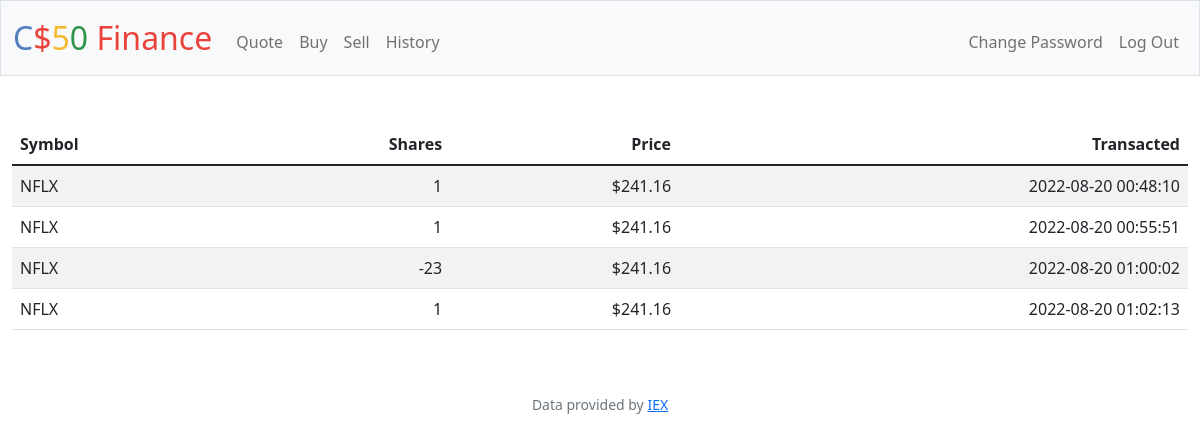
Screenshot of /history (signed in) with the database file from the repository.
### tables this page shows
CREATE TABLE 'buy' ('buy_id' integer PRIMARY KEY AUTOINCREMENT NOT NULL, 'user_id' INTEGER, 'symbol'  text NOT NULL  , 'price'  real NOT NULL  , 'shares'  integer NOT NULL  ,'transacted' datetime NOT NULL  , 'name' text);

### app.py (the view)
@app.route("/history")
@login_required
def history():
    user_id = session["user_id"] # Get users session id
    transactions = db.execute("SELECT symbol, shares, price, transacted FROM buy WHERE user_id = ?", user_id)
    return render_template("history.html", history = transactions)

### app.py (called while the page is built)
@app.after_request
def after_request(response):
    response.headers["Cache-Control"] = "no-cache, no-store, must-revalidate"
    response.headers["Expires"] = 0
    response.headers["Pragma"] = "no-cache"
    return response

### helpers.py (called while the page is built)
def login_required(f):
    @wraps(f)
    def decorated_function(*args, **kwargs):
        if session.get("user_id") is None:
            return redirect("/login")
        return f(*args, **kwargs)
    return decorated_function

### templates/history.html (shortened to what this page needs)
{% extends "layout.html" %}
{% block main %}
<table class="table table-striped" id="table">
    <thead>
        <tr>
            <th class="text-start">Symbol</th>
            <th class="text-end">Shares</th>
            <th class="text-end">Price</th>
            <th class="text-end">Transacted</th>
        </tr>
    </thead>
    <tbody>
        {% for row in history %}
            <tr>
                <td class="text-start">{{ row["symbol"] }}</td>
                <td class="text-end">{{ row["shares"] }}</td>
                <td class="text-end">{{ "${:,.2f}".format(row["price"]) }}</td>
                <td class="text-end">{{ row["transacted"] }}</td>
            </tr>
        {% endfor %}
    </tbody>
</table>
{% endblock %}

### rows the page displays
buy: symbol "NFLX", shares "1", price "$241.16", transacted "2022-08-20 00:48:10"
buy: symbol "NFLX", shares "1", price "$241.16", transacted "2022-08-20 00:55:51"
buy: symbol "NFLX", shares "-23", price "$241.16", transacted "2022-08-20 01:00:02"
buy: symbol "NFLX", shares "1", price "$241.16", transacted "2022-08-20 01:02:13"
